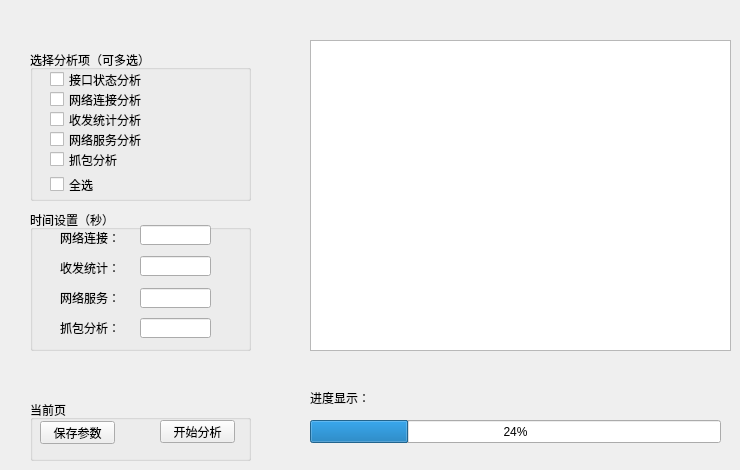
    <widget class="QWidget" name="tab_Network">
     <attribute name="title">
      <string>网络分析</string>
     </attribute>
     <widget class="QTextBrowser" name="textBrowser_Net">
      <property name="geometry">
       <rect>
        <x>310</x>
        <y>40</y>
        <width>421</width>
        <height>311</height>
       </rect>
      </property>
     </widget>
     <widget class="QLabel" name="label_3">
      <property name="geometry">
       <rect>
        <x>310</x>
        <y>390</y>
        <width>72</width>
        <height>15</height>
       </rect>
      </property>
      <property name="text">
       <string>进度显示：</string>
      </property>
     </widget>
     <widget class="QProgressBar" name="progressBar_Net">
      <property name="geometry">
       <rect>
        <x>310</x>
        <y>420</y>
        <width>411</width>
        <height>23</height>
       </rect>
      </property>
      <property name="value">
       <number>24</number>
      </property>
     </widget>
     <widget class="QGroupBox" name="groupBox_NetSet">
      <property name="geometry">
       <rect>
        <x>30</x>
        <y>400</y>
        <width>221</width>
        <height>61</height>
       </rect>
      </property>
      <property name="title">
       <string>当前页</string>
      </property>
      <widget class="QPushButton" name="pushButton_NetSave">
       <property name="geometry">
        <rect>
         <x>10</x>
         <y>21</y>
         <width>75</width>
         <height>23</height>
        </rect>
       </property>
       <property name="text">
        <string>保存参数</string>
       </property>
      </widget>
      <widget class="QPushButton" name="pushButton_NetStart">
       <property name="geometry">
        <rect>
         <x>130</x>
         <y>20</y>
         <width>75</width>
         <height>23</height>
        </rect>
       </property>
       <property name="text">
        <string>开始分析</string>
       </property>
      </widget>
     </widget>
     <widget class="QGroupBox" name="groupBox_NetItem">
      <property name="geometry">
       <rect>
        <x>30</x>
        <y>50</y>
        <width>221</width>
        <height>151</height>
       </rect>
      </property>
      <property name="title">
       <string>选择分析项（可多选）</string>
      </property>
      <widget class="QCheckBox" name="checkBox_EthStatus">
       <property name="geometry">
        <rect>
         <x>20</x>
         <y>20</y>
         <width>131</width>
         <height>19</height>
        </rect>
       </property>
       <property name="text">
        <string>接口状态分析</string>
       </property>
      </widget>
      <widget class="QCheckBox" name="checkBox_LinkStatus">
       <property name="geometry">
        <rect>
         <x>20</x>
         <y>40</y>
         <width>131</width>
         <height>19</height>
        </rect>
       </property>
       <property name="text">
        <string>网络连接分析</string>
       </property>
      </widget>
      <widget class="QCheckBox" name="checkBox_RxTx">
       <property name="geometry">
        <rect>
         <x>20</x>
         <y>60</y>
         <width>131</width>
         <height>19</height>
        </rect>
       </property>
       <property name="text">
        <string>收发统计分析</string>
       </property>
      </widget>
      <widget class="QCheckBox" name="checkBox_NetAll">
       <property name="geometry">
        <rect>
         <x>20</x>
         <y>125</y>
         <width>131</width>
         <height>19</height>
        </rect>
       </property>
       <property name="text">
        <string>全选</string>
       </property>
      </widget>
      <widget class="QCheckBox" name="checkBox_NetService">
       <property name="geometry">
        <rect>
         <x>20</x>
         <y>80</y>
         <width>131</width>
         <height>19</height>
        </rect>
       </property>
       <property name="text">
        <string>网络服务分析</string>
       </property>
      </widget>
      <widget class="QCheckBox" name="checkBox_Capture">
       <property name="geometry">
        <rect>
         <x>20</x>
         <y>100</y>
         <width>131</width>
         <height>19</height>
        </rect>
       </property>
       <property name="text">
        <string>抓包分析</string>
       </property>
      </widget>
     </widget>
     <widget class="QGroupBox" name="groupBox_NetTime">
      <property name="geometry">
       <rect>
        <x>30</x>
        <y>210</y>
        <width>221</width>
        <height>141</height>
       </rect>
      </property>
      <property name="title">
       <string>时间设置（秒）</string>
      </property>
      <widget class="QLineEdit" name="lineEdit_NetLinkStatus">
       <property name="geometry">
        <rect>
         <x>110</x>
         <y>15</y>
         <width>71</width>
         <height>20</height>
        </rect>
       </property>
      </widget>
      <widget class="QLabel" name="label_12">
       <property name="geometry">
        <rect>
         <x>30</x>
         <y>20</y>
         <width>81</width>
         <height>16</height>
        </rect>
       </property>
       <property name="text">
        <string>网络连接：</string>
       </property>
      </widget>
      <widget class="QLabel" name="label_13">
       <property name="geometry">
        <rect>
         <x>30</x>
         <y>50</y>
         <width>81</width>
         <height>16</height>
        </rect>
       </property>
       <property name="text">
        <string>收发统计：</string>
       </property>
      </widget>
      <widget class="QLabel" name="label_14">
       <property name="geometry">
        <rect>
         <x>30</x>
         <y>80</y>
         <width>81</width>
         <height>16</height>
        </rect>
       </property>
       <property name="text">
        <string>网络服务：</string>
       </property>
      </widget>
      <widget class="QLabel" name="label_15">
       <property name="geometry">
        <rect>
         <x>30</x>
         <y>110</y>
         <width>81</width>
         <height>16</height>
        </rect>
       </property>
       <property name="text">
        <string>抓包分析：</string>
       </property>
      </widget>
      <widget class="QLineEdit" name="lineEdit_NetRxTx">
       <property name="geometry">
        <rect>
         <x>110</x>
         <y>46</y>
         <width>71</width>
         <height>20</height>
        </rect>
       </property>
      </widget>
      <widget class="QLineEdit" name="lineEdit_NetService">
       <property name="geometry">
        <rect>
         <x>110</x>
         <y>78</y>
         <width>71</width>
         <height>20</height>
        </rect>
       </property>
      </widget>
      <widget class="QLineEdit" name="lineEdit_NetCapture">
       <property name="geometry">
        <rect>
         <x>110</x>
         <y>108</y>
         <width>71</width>
         <height>20</height>
        </rect>
       </property>
      </widget>
     </widget>
    </widget>
